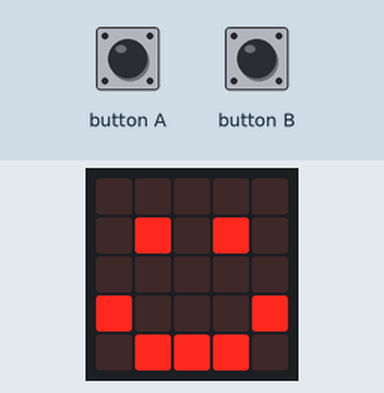
Recording of a program running on a simulated BBC micro:bit (MakeCode). On the bench: the board's 5×5 LED display. The test bench sets the inputs (shaded band).

Above: at 1.8 s.
1.9 s: button A pressed for 0.15 s
At 2.4 s:
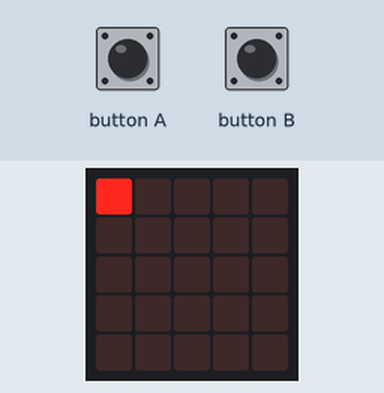
At 4.4 s:
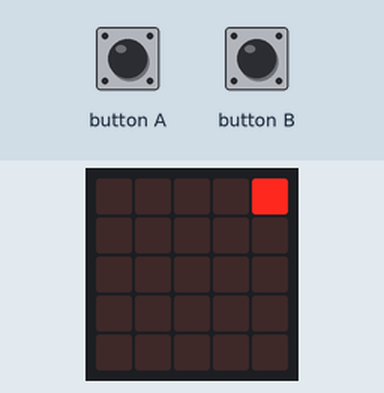
5.0 s: button B pressed for 0.15 s
At 7.2 s:
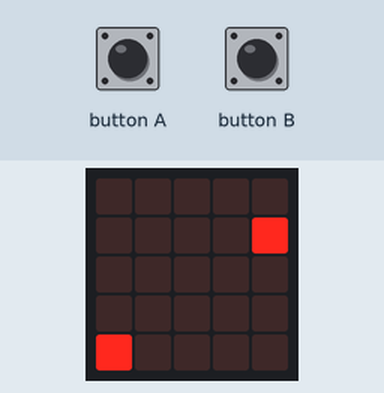
Timing chart, 0 to 8.7 s (numbered marks = the images above; inputs shaded):
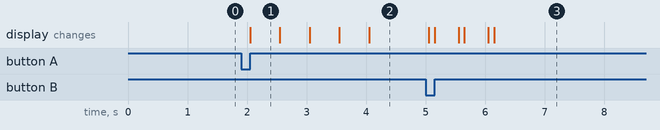

The program:

main.ts
```typescript
// (licence header left out)
// variable
let sprite: game.LedSprite = null
let spriteX: number = 0
let spriteY: number = 0

// setup
basic.clearScreen()
basic.showIcon(IconNames.Happy)

input.onButtonPressed(Button.A, function () {
    // creates the sprite
    sprite = game.createSprite(0, 0)

    // sets sprite x and y to 0
    spriteY = 0
    spriteX = 0

    // moves the sprite across the top
    while (spriteX < 5) {
        sprite.set(LedSpriteProperty.X, spriteX)
        spriteX = spriteX + 1
        basic.pause(500)
    }

    // moves the sprite across the side
    while (spriteY < 5) {
        sprite.set(LedSpriteProperty.Y, spriteY)
        spriteY = spriteY + 1
        basic.pause(500)
    }

    // moves the sprite across the bottom
    while (spriteX > -1) {
        sprite.set(LedSpriteProperty.X, spriteX)
        spriteX = spriteX - 1
        basic.pause(500)
    }

    // moves the sprite across the side
    while (spriteY > -1) {
        sprite.set(LedSpriteProperty.Y, spriteY)
        spriteY = spriteY - 1
        basic.pause(500)
    }
    sprite.delete()
})

input.onButtonPressed(Button.B, function () {
    // creates the sprite
    sprite = game.createSprite(0, 0)

    // sets sprite x and y to 0
    spriteY = 0
    spriteX = 0

    // moves the sprite across the side
    while (spriteY < 5) {
        sprite.set(LedSpriteProperty.Y, spriteY)
        spriteY = spriteY + 1
        basic.pause(500)
    }
    // moves the sprite across the bottom
    while (spriteX < 5) {
        sprite.set(LedSpriteProperty.X, spriteX)
        spriteX = spriteX + 1
        basic.pause(500)
    }
    // moves the sprite across the side
    while (spriteY > -1) {
        sprite.set(LedSpriteProperty.Y, spriteY)
        spriteY = spriteY - 1
        basic.pause(500)
    }

    // moves the sprite across the top
    while (spriteX > -1) {
        sprite.set(LedSpriteProperty.X, spriteX)
        spriteX = spriteX - 1
        basic.pause(500)
    }
    sprite.delete()

})
```

Measured:
- after the input at 1.9 s, the display: changes after 0.15 s (image 1)
- after the input at 5.0 s, the display: first differs from a run without the input after 0.15 s (image 3 shows a later state)
- what the display in image 1 shows lasts 0.5 s, from 2.1 s to 2.6 s
